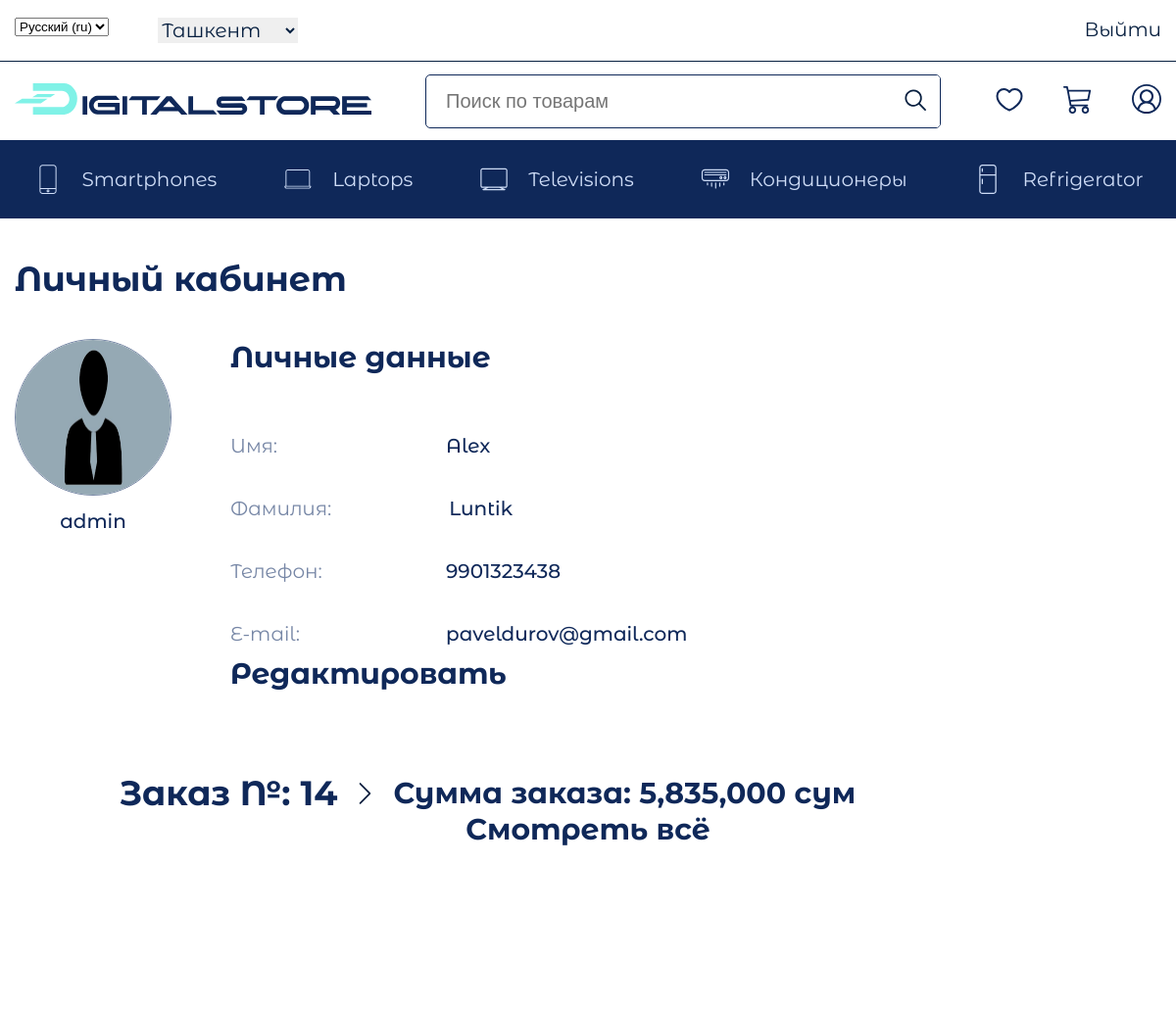
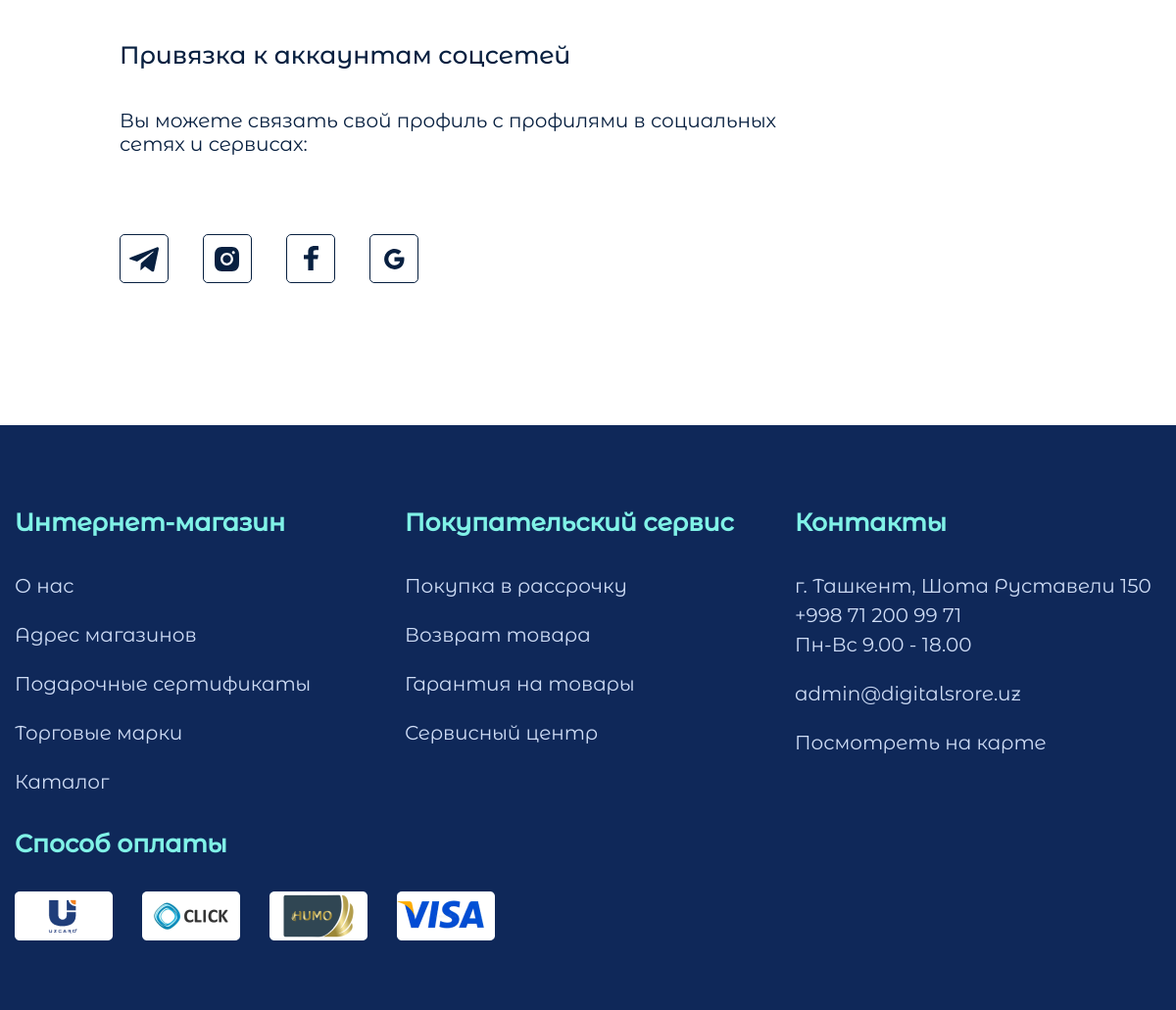
/profile/ (signed in), run on the app's committed database (2 pictures, top to bottom).
### digitalstore/models.py (models this page shows, shortened)
class Category(models.Model):
    title = models.CharField(max_length=100, verbose_name='Название категории')
    icon = models.ImageField(upload_to='icons/', verbose_name='Иконка категории', null=True, blank=True)
    slug = models.SlugField(unique=True, null=True, verbose_name='Слаг категории')
    def get_absolute_url(self):
        return reverse('category', kwargs={'slug': self.slug})
    class Meta:
        verbose_name = 'Категорию'
        verbose_name_plural = 'Категории'
    def get_icon(self):
        if self.icon:
            return self.icon.url
        else:
            return '@'

class Profile(models.Model):
    user = models.OneToOneField(User, on_delete=models.CASCADE, related_name='profile')
    image = models.ImageField(upload_to='profile_avatars/', blank=True, null=True, verbose_name="Аватар")
    phone_number = models.CharField(max_length=20, blank=True, verbose_name="Номер телефона")
    class Meta:
        verbose_name = 'Профиль'
        verbose_name_plural = 'Профили'

class SaveOrder(models.Model):
    customer = models.ForeignKey(Customer, on_delete=models.SET_NULL, verbose_name='Покупатель', null=True)
    created_at = models.DateTimeField(auto_now_add=True, verbose_name='Дата заказа')
    total_price = models.FloatField(default=0, verbose_name='Сумма заказа')
    order_number = models.IntegerField(verbose_name='Номер заказа')
    completed = models.BooleanField(default=False, verbose_name='Статус заказа')
    class Meta:
        verbose_name = 'Сохранить заказ'
        verbose_name_plural = 'Сохраннёные заказы'

### digitalstore/views.py (the view)
# urls.py: path('profile/', profile_view, name='profile'),
@login_required
def profile_view(request):
    customer = Customer.objects.filter(user=request.user).first()
    orders = SaveOrder.objects.filter(customer=customer).order_by('-created_at')
    context = {
        'title': 'Ваш профиль',
        'orders': orders,
        'categories': get_categories(),
    }
    return render(request, 'digitalstore/profile.html', context)

### digitalstore/templatetags/digitalstore_tags.py (called while the page is built)
@register.simple_tag()
def get_correct(price):
    try:
        price = float(price)
    except ValueError:
        return price
    return f'{price:,.0f}'.replace('_', ' ')

### digitalstore/views.py (called while the page is built)
def get_categories():
    return Category.objects.all()

### digitalstore/templates/digitalstore/profile.html (shortened to what this page needs)
{% extends 'base.html' %}
{% load static %}
{% load digitalstore_tags %}
{% block main %}
<main class="main">
    <div class="content_user">
        <div class="user container">
            <h3 class="user_room">Личный кабинет</h3>
            <div class="user_block">
                <div class="user_img">
                    {% if request.user.profile.image %}
                    <img class="user_img img" src="{{ request.user.profile.image.url }}" alt="Аватар">
                    {% else %}
                    <img class="user_img img" src="https://www.w3schools.com/howto/img_avatar.png"
                         alt="Дефолтный аватар">
                    {% endif %}
                    <div class="user_name">
                        <p>{{ request.user.username }}</p>
                    </div>
                </div>
                <form action="{% url 'profile' %}" method="post" enctype="multipart/form-data">
                    <div class="user_info">
                        <h2 class="user_title">Личные данные</h2>
                        <ul class="lis__user_info">
                            <li class="list_user"><p>Имя:</p> <span>{{ request.user.first_name }}</span></li>
                            <li class="list_user"><p>Фамилия:</p> <span>{{ request.user.last_name }}</span></li>
                            <li class="list_user"><p>Телефон:</p> <span>{{ request.user.profile.phone_number }}</span>
                            </li>
                            <li class="list_user"><p>E-mail:</p> <span>{{ request.user.email }}</span></li>
                        </ul>
                    </div>
                    <a href="{% url 'edit_profile' %}" class="edit_profile">Редактировать</a>
                </form>
            </div>
        </div>
    </div>
    {% with orders|dictsortreversed:"pk"|first as order %}
    {% if order %}
    <div class="content_order">
        <div class="my_orders">
            <h3>Заказ №: {{ order.pk }}</h3>
            <img src="{% static 'digitalstore/image/icons/errow_right.svg' %}" alt="" class="errow_down">
            <p>Сумма заказа: {% get_correct order.total_price %} сум</p>
        </div>
        <a href="{% url 'orders_list' %}" class="profile_orders_links">Смотреть всё</a>
    </div>
    {% endif %}
    {% endwith %}
    <div class="content_connect">
        <p class="content_top_text">Привязка к аккаунтам соцсетей</p>
        <p class="content_midle_text">Вы можете связать свой профиль с профилями в социальных сетях и сервисах:</p>
        <div class="list_mail">
            <img src="{% static 'digitalstore/image/icons/tg.svg' %}" alt="">
            <img src="{% static 'digitalstore/image/icons/insta.svg' %}" alt="">
            <img src="{% static 'digitalstore/image/icons/fb.svg' %}" alt="">
            <img src="{% static 'digitalstore/image/icons/google.svg' %}" alt="">
        </div>
    </div>
</main>
{% endblock main %}

### templates/components_base/_header_categories.html (shortened to what this page needs)
{% load static %}
<div class="header_nav_menu">
    <div class="container">
        <div class="nav__menu">
            <ul class="nav__category">
                {% for category in categories %}
                <li><a href="{{ category.get_absolute_url }}" class="category"><img src="{{ category.get_icon }}"
                                                                                    alt="">
                    <p class="cat_text">{{ category.title }}</p>
                </a></li>
                {% endfor %}
            </ul>
        </div>
    </div>
</div>

### digitalstore/static/digitalstore/css/media.css (style rules this page uses)
@media (max-width: 1200px) { .container { max-width: 960px; } }
@media (max-width: 1200px) { .header_nav_menu { display: none; } }

### digitalstore/static/digitalstore/css/style.css (style rules this page uses)
* { margin: 0; padding: 0; text-decoration: none; list-style: none; box-sizing: border-box; }
.container { max-width: 1410px; width: 100%; margin: 0 auto; padding: 0 15px; }
.header_nav_menu { display: flex; align-items: center; background: #0f2859; height: 80px; }
.nav__category { display: flex; justify-content: space-between; align-items: center; padding: 0 18.5px; }
.category { display: flex; align-items: center; gap: 20px; }
.cat_text { font-family: "Regul"; font-style: normal; font-weight: 400; font-size: 20px; line-height: 24px; color: #cfddf7; }
.category { font-family: 'Medium'; font-style: normal; font-weight: 500; font-size: 20px; line-height: 150%; color: #082040; }
.content_user { margin: 40px 0 80px 0; }
.user_room, .login_title, .checkout_title { margin-bottom: 100px; font-family: 'Bold'; font-style: normal; font-weight: 700; font-size: 35px; line-height: 43px; color: #0F2859; }
.user_block { width: 100%; display: flex; gap: 60px; flex-wrap: wrap; }
.user_img { width: 160px; height: 160px; }
.user_img img { width: 100%; border-radius: 50%; border: 1px solid #7787A6; }
.lis__user_info { display: flex; flex-direction: column; gap: 40px; margin-top: 60px; }
.list_user { width: 510px; display: flex; gap: 120px; }
.list_user p { min-width: 100px; font-family: 'Regul'; font-style: normal; font-weight: 400; font-size: 20px; line-height: 24px; color: #7787A6; }
.list_user span { min-width: 100px; font-family: 'Medium'; font-style: normal; font-weight: 400; font-size: 20px; line-height: 24px; color: #0F2859; }
.user_title { font-family: 'Bold'; font-style: normal; font-weight: 700; font-size: 30px; line-height: 37px; color: #0F2859; }
.user_name { margin-top: 10px; display: flex; justify-content: center; gap: 10px; }
.user_name p { font-family: 'Medium'; font-style: normal; font-weight: 400; font-size: 20px; line-height: 24px; color: #0F2859; }
.user { display: flex; flex-direction: column; width: 100%; height: 100%; }
.content_order, .content_connect, .profile_content { max-width: 966px; margin: 0 auto; min-height: 200px; cursor: pointer; padding: 5px; }
.my_orders { display: flex; gap: 22px; align-items: center; font-family: 'Bold'; font-style: normal; font-weight: 700; font-size: 30px; line-height: 37px; color: #0F2859; }
.my_orders img { transition: 0.5s; }
.content_connect { margin-top: 80px; margin-bottom: 140px; }
.content_midle_text { margin: 40px 0 80px 0; }
.content_top_text { font-family: 'Medium'; font-style: normal; font-weight: 500; font-size: 25px; line-height: 30px; color: #082040; }
.content_midle_text { width: 693px; font-family: 'Regul'; font-style: normal; font-weight: 500; font-size: 20px; line-height: 24px; color: #082040; }
.list_mail { display: flex; gap: 35px; }
.user_room, .login_title { margin-bottom: 40px; font-family: 'Bold'; font-style: normal; font-weight: 700; font-size: 35px; line-height: 43px; color: #0F2859; }
.profile_orders_links { display: flex; flex-direction: column; font-family: "Bold"; justify-content: center; align-items: center; font-style: normal; color: #0F2859; font-size: 30px; }
.edit_profile { display: flex; flex-direction: column; font-family: "Bold"; font-style: normal; color: #0F2859; font-size: 30px; margin-top: 10px; }

### data on the page
Category: get_icon (picture), title "Smartphones"
Category: get_icon (picture), title "Laptops"
Category: get_icon (picture), title "Televisions"
Category: get_icon (picture), title "Кондиционеры"
Category: get_icon (picture), title "Refrigerator"
SaveOrder: pk "14", total_price "5,835,000"

### other printed values
{{ request.user.username }} "admin"
{{ request.user.first_name }} "Alex"
{{ request.user.last_name }} "Luntik"
{{ request.user.profile.phone_number }} "9901323438"
{{ request.user.email }} "paveldurov@gmail.com"
form field language "Русский (ru)"
